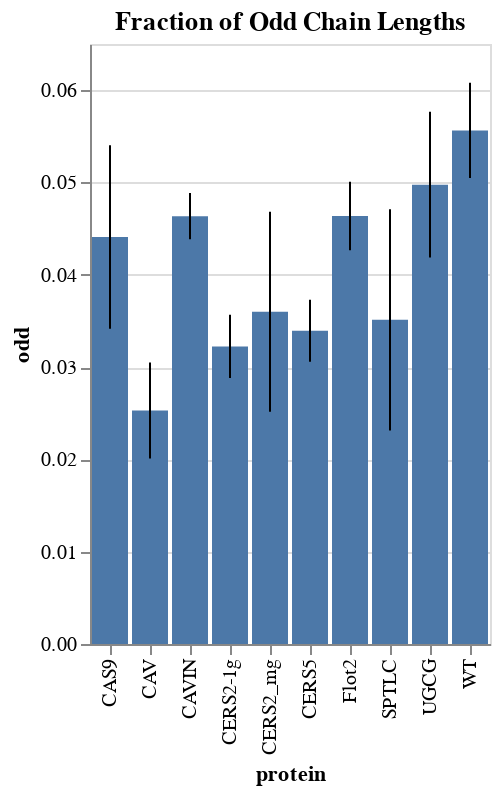

Notebook code cell kept with this figure:
### Code cell
# fraction of odd chain lengths, bar graph
b = alt.Chart(df_odds).mark_bar().encode(
    x='protein:N',
    y='mean(odd):Q'
).properties(title='Fraction of Odd Chain Lengths')

# error bars
err = alt.Chart(df_odds).mark_errorbar(extent='stdev').encode(
    x='protein:N',
    y='odd:Q',
)

b + err

### Figure 1 — Vega-Lite specification as saved in the notebook (floating-point values rounded to 4 significant figures)
{"config": {"view": {"continuousWidth": 300, "continuousHeight": 300}}, "layer": [{"mark": {"type": "bar"}, "encoding": {"x": {"field": "protein", "type": "nominal"}, "y": {"aggregate": "mean", "field": "odd", "type": "quantitative"}}, "title": "Fraction of Odd Chain Lengths"}, {"mark": {"type": "errorbar", "extent": "stdev"}, "encoding": {"x": {"field": "protein", "type": "nominal"}, "y": {"field": "odd", "type": "quantitative"}}}], "data": {"name": "data-9190041173ef86734543b7142010f4d3"}, "$schema": "https://vega.github.io/schema/vega-lite/v5.16.3.json", "datasets": {"data-9190041173ef86734543b7142010f4d3": [{"protein": "CAS9", "odd": 0.03573, "even": 0.9643}, {"protein": "CAS9", "odd": 0.04902, "even": 0.951}, {"protein": "CAS9", "odd": 0.0359, "even": 0.9641}, {"protein": "CAS9", "odd": 0.05572, "even": 0.9443}, {"protein": "CAV", "odd": 0.02622, "even": 0.9738}, {"protein": "CAV", "odd": 0.01771, "even": 0.9823}, {"protein": "CAV", "odd": 0.02898, "even": 0.971}, {"protein": "CAV", "odd": 0.02827, "even": 0.9717}, {"protein": "CAVIN", "odd": 0.04735, "even": 0.9526}, {"protein": "CAVIN", "odd": 0.04561, "even": 0.9544}, {"protein": "CAVIN", "odd": 0.04914, "even": 0.9509}, {"protein": "CAVIN", "odd": 0.04328, "even": 0.9567}, {"protein": "CERS2_mg", "odd": 0.01986, "even": 0.9801}, {"protein": "CERS2_mg", "odd": 0.04, "even": 0.96}, {"protein": "CERS2_mg", "odd": 0.04319, "even": 0.9568}, {"protein": "CERS2_mg", "odd": 0.0409, "even": 0.9591}, {"protein": "CERS2-1g", "odd": 0.0363, "even": 0.9637}, {"protein": "CERS2-1g", "odd": 0.02848, "even": 0.9715}, {"protein": "CERS2-1g", "odd": 0.0336, "even": 0.9664}, {"protein": "CERS2-1g", "odd": 0.03056, "even": 0.9694}, {"protein": "CERS5", "odd": 0.0344, "even": 0.9656}, {"protein": "CERS5", "odd": 0.02905, "even": 0.971}, {"protein": "CERS5", "odd": 0.03605, "even": 0.964}, {"protein": "CERS5", "odd": 0.03623, "even": 0.9638}, {"protein": "Flot2", "odd": 0.04223, "even": 0.9578}, {"protein": "Flot2", "odd": 0.04461, "even": 0.9554}, {"protein": "Flot2", "odd": 0.04791, "even": 0.9521}, {"protein": "Flot2", "odd": 0.05071, "even": 0.9493}, {"protein": "SPTLC", "odd": 0.04104, "even": 0.959}, {"protein": "SPTLC", "odd": 0.01716, "even": 0.9828}, {"protein": "SPTLC", "odd": 0.04201, "even": 0.958}, {"protein": "SPTLC", "odd": 0.04025, "even": 0.9597}, {"protein": "UGCG", "odd": 0.04037, "even": 0.9596}, {"protein": "UGCG", "odd": 0.04617, "even": 0.9538}, {"protein": "UGCG", "odd": 0.0555, "even": 0.9445}, {"protein": "UGCG", "odd": 0.05702, "even": 0.943}, {"protein": "WT", "odd": 0.05151, "even": 0.9485}, {"protein": "WT", "odd": 0.05145, "even": 0.9485}, {"protein": "WT", "odd": 0.05746, "even": 0.9425}, {"protein": "WT", "odd": 0.06214, "even": 0.9379}]}}
